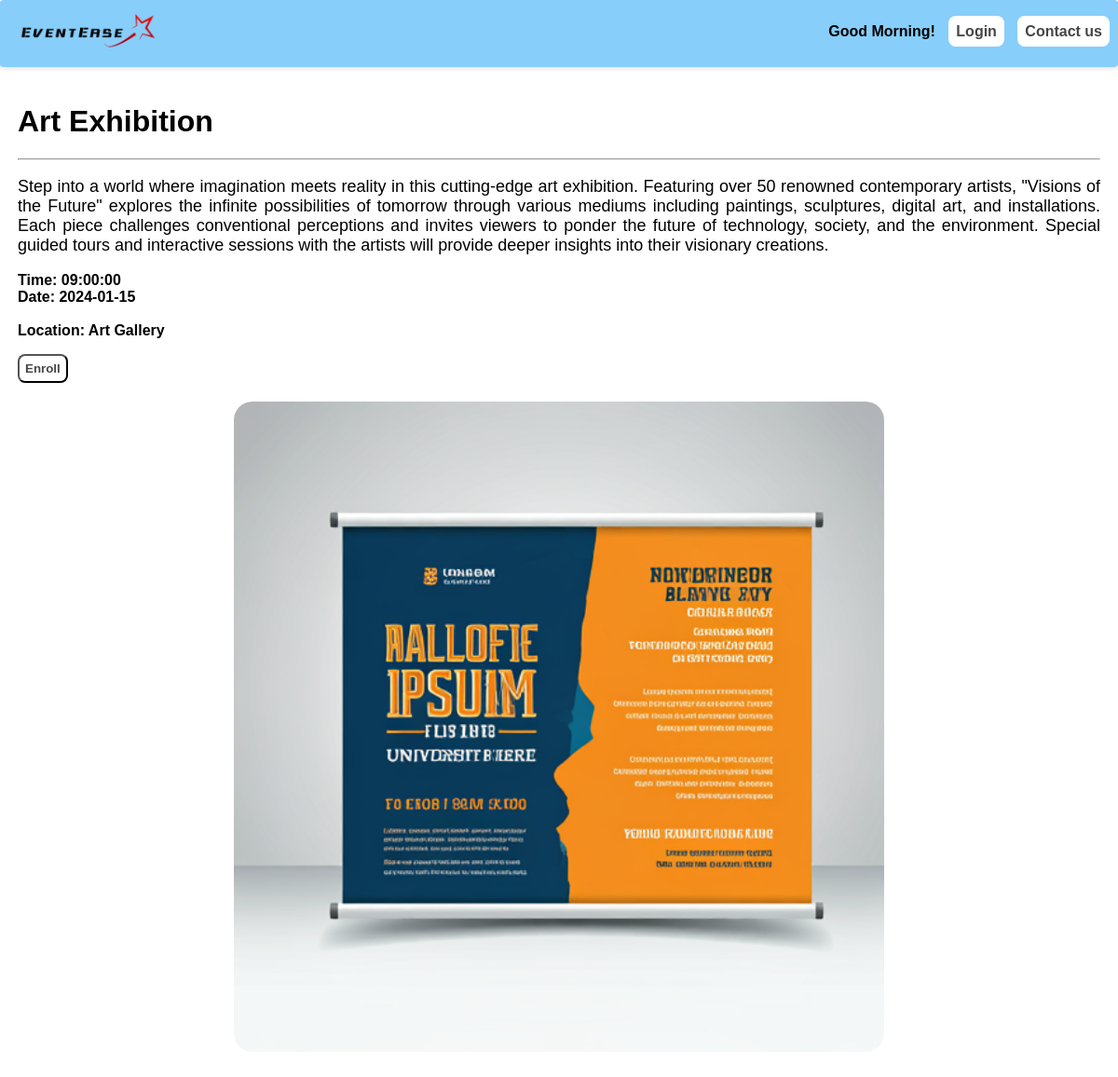
The app's page /event.php?no=1, older data.
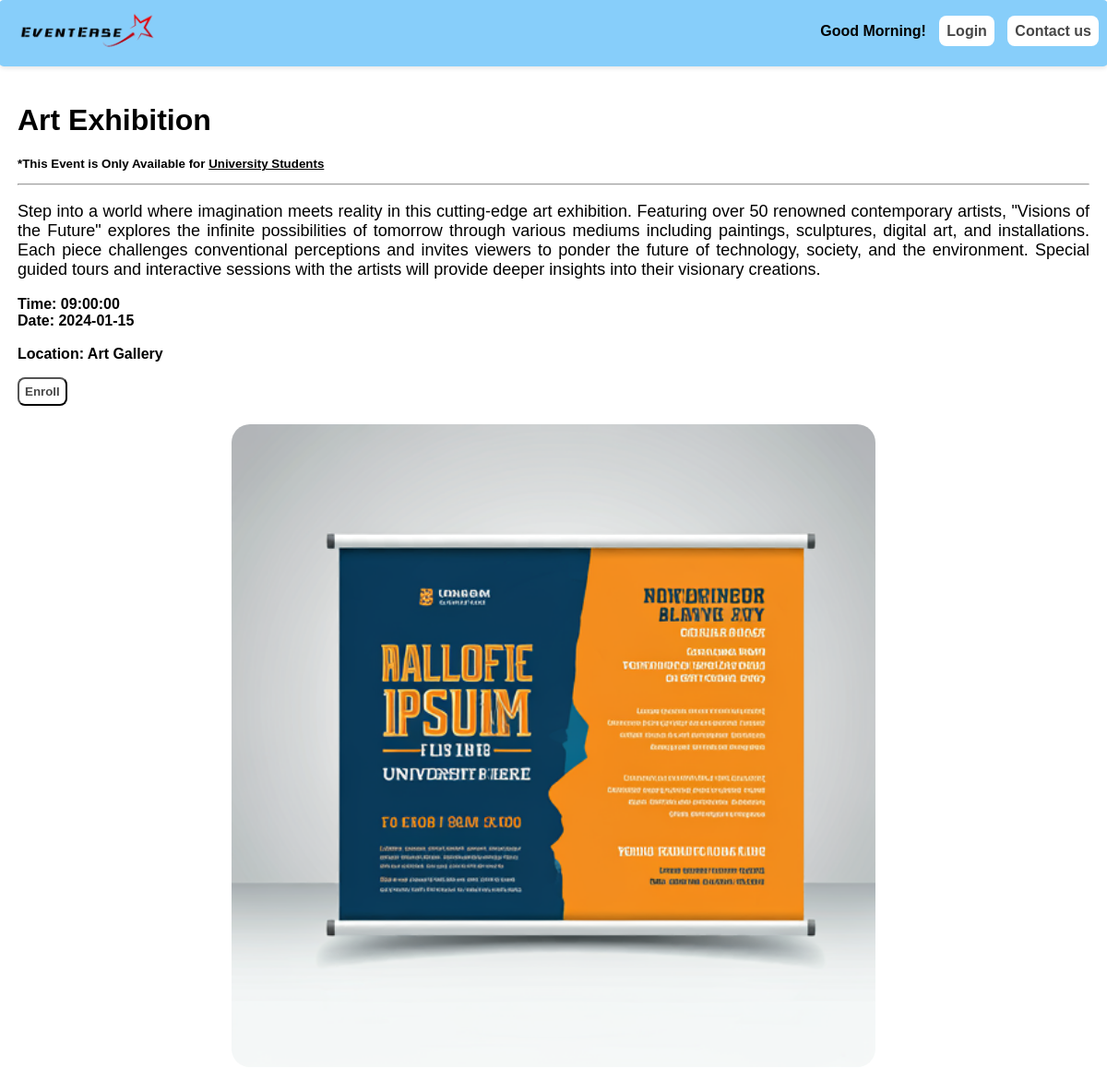
The same page, newer data.
### tables this page shows
CREATE TABLE `events` (
  `no` int(11) NOT NULL,
  `name` varchar(20) NOT NULL,
  `short_dis` varchar(200) NOT NULL,
  `long_dis` varchar(2000) NOT NULL,
  `flag` tinyint(1) NOT NULL,
  `time` time NOT NULL,
  `date` date NOT NULL,
  `location` varchar(20) NOT NULL,
  `people_limit` int(11) NOT NULL,
  `event_type` varchar(50) NOT NULL,
  `approvedstatus` int(11) NOT NULL,
  `supervisor` varchar(100) NOT NULL
);

### app/Controllers/HeaderController.php (called while the page is built, shortened)
<?php
class HeaderController {
    public function render() {
        $username = isset($_SESSION['username']) ? $_SESSION['username'] : 'Guest';
        require __DIR__ . '/../Views/events/header.php';
    }
}
?>

### app/Database.php (called while the page is built, shortened)
<?php
class Database
{
    private $host = 'localhost';
    private $user = 'root';
    private $password = '';
    private $db_name = 'eventease';
    public function getConnection()
    {
        $this->con = new mysqli($this->host, $this->user, $this->password, $this->db_name);
        return $this->con;
    }
}
?>

### app/Models/EventModel.php (called while the page is built, shortened)
<?php
class EventModel {
    private $conn;
    public function __construct(Database $database) {
        $this->conn = $database->getConnection();
    }
    public function isUserEnrolled($username, $eventno) {
        $query = "SELECT * FROM enroll WHERE username = ? AND eventno = ?";
        $stmt = $this->conn->prepare($query);
        $stmt->bind_param("si", $username, $eventno);
        $stmt->execute();
        $result = $stmt->get_result();
        return $result->num_rows > 0;
    }
    public function getEvent($no) {
        $query = "SELECT * FROM events WHERE no = ?";
        $stmt = $this->conn->prepare($query);
        $stmt->bind_param("i", $no);
        $stmt->execute();
        $result = $stmt->get_result();
        return $result->fetch_assoc();
    }
}
?>

### app/views/events/event.php (the view, shortened to what this page needs)
<!DOCTYPE html>
<html>
<head>
    <link rel="stylesheet" type="text/css" href="event.css">
</head>
<body>
    <main class="main">
        <div>
            <?php if ($event): ?>
                <div>
                    <h1><?php echo $event['name']; ?></h1>
                    <?php if($event['flag']==0){ ?>
                        <p style="font-weight: bold; font-size: smaller;">*This Event is Only Available for <u>University Students</u></p>
                    <?php } ?>
                    <hr>
                    <p class="details"><?php echo $event['long_dis']; ?></p>
                    <p><b>
                        Time: <?php echo $event['time']; ?>
                        <br>
                        Date: <?php echo $event['date']; ?>
                        <br>
                        <br>
                        Location: <?php echo $event['location']; ?>
                    </b></p>
                    <?php if (!$isEnrolled):?>
                    <form action="enroll.php" method="POST">
                        <button type="submit" id="enroll">Enroll</button>
                    </form>
                    <?php endif; ?>
                    <div class="cover">
                        <img src="images/events/event.png" alt="Event Cover" class="cover-img">
                    </div>
                </div>
            <?php endif; ?>
        </div>
    </main>
</body>
</html>

### public/index.php (shortened to what this page needs)
<?php
require __DIR__ . '/../app/Database.php';
require __DIR__ . '/../app/Models/UserModel.php';
require __DIR__ . '/../app/Models/EventModel.php';
require __DIR__ . '/../app/Controllers/EventController.php';
require __DIR__ . '/../app/Controllers/HeaderController.php';
require __DIR__ . '/../app/Models/Event.php';
$database = new Database();
$econtroller = new EventController($database);
$hcontroller = new HeaderController();
$url = isset($_GET['url']) ? $_GET['url'] : '';
switch ($url) {
    case 'event.php':
        $hcontroller->render();
        $econtroller->event();
        break;
}
?>

### app/views/events/header.php (shortened to what this page needs)
<!DOCTYPE html>
<html lang="en">
<head>
    <link rel="stylesheet" type="text/css" href="headerstyle.css">
</head>
<body>
    <div class="headerbody">
        <a style="margin-left:10px;" href="index.php" target="_parent"><img src="./images/logo.png" alt="logo" width="150px"></a>
        <div>
            <?php if ($username !== 'Guest') { ?>
                <ul class="nothingul">
                    <?php
                        date_default_timezone_set('Asia/Colombo');
                        $hour = date('H');
                        $greeting = ($hour < 12) ? 'Good Morning!' : (($hour < 18) ? 'Good Afternoon!' : 'Good Evening!');
                    ?>
                    <li><?php echo $greeting ." ". $fname; ?></li>
                    <li><a href="userprofile.php" target="_self" class="nothing"><img src="<?php echo $profilePicture; ?>" alt="Profile Picture" width="50px"></a></li>
                    <li><a href="logout.php" target="_self">Logout</a></li>
                    <li><a href="contactus.php" target="rside">Contact us</a></li>
                </ul>
            <?php } else { ?>
                <ul>
                    <?php
                        $hour = date('H');
                        $greeting = ($hour < 12) ? 'Good Morning!' : (($hour < 18) ? 'Good Afternoon!' : 'Good Evening!');
                    ?>
                    <li><?php echo $greeting; ?></li>
                    <li><a href="login.php" target="_self">Login</a></li>
                    <li><a href="contactus.php" target="rside">Contact us</a></li>
                </ul>
            <?php } ?>
        </div>
    </div>
</body>
</html>

### app/Controllers/EventController.php (shortened to what this page needs)
<?php
class EventController
{
    private $eventModel;
    public function __construct(Database $database)
    {
        $this->eventModel = new EventModel($database);
    }
    public function event()
    {
        $no = isset($_GET['no']) ? $_GET['no'] : null;
        $username = isset($_SESSION['username']) ? $_SESSION['username'] : null;
        $isEnrolled = $this->eventModel->isUserEnrolled($username, $no);
        if ($event = $this->eventModel->getEvent($no)) {
            include __DIR__ . '/../Views/events/event.php';
        } else {
            echo "Event not found.";
        }
    }
}
?>

### public/headerstyle.css (style rules this page uses)
body { margin: -1px; padding: -1px; font-family: Arial, Helvetica, sans-serif; }
.headerbody { background-color: lightskyblue; border-radius: 5px; margin: 0px; padding-top: 2px; padding: 10 0 10 0px; }
div img { margin:10px; }
.headerbody > div { float: right; font-family: Arial, Helvetica, sans-serif; font-weight: bold; }
div ul:not(.nothingul) { display: inline-block; margin-top: 23px; margin-right: 5px; }
div ul li { display: inline; margin: 5px; }
a { text-decoration: none; font-family: sans-serif; font-weight: bold; }
li a:not(.nothing) { padding: 8px; color: rgba(0, 0, 0, 0.726); background-color: white; border-radius: 8px; }

### public/event.css (style rules this page uses)
.main { padding: 20px; margin: 0 20 20 20px; }
.cover { width: 100%; justify-items: center; }
.cover-img { width: 60%; border-radius: 20px; height: auto; display: block; margin: 20px 0; }
.details { text-align: justify; font-size: large; }
button { padding: 6px; color: rgba(0, 0, 0, 0.726); background-color: white; border-radius: 8px; font-weight: bold; }

### app/views/events/header.php (style rules this page uses)
.headerbody { position: sticky; top: 0; width: 100%; z-index: 1; box-shadow: 0 2px 5px rgba(0,0,0,0.1); }

Row changes from the older to the newer data that the page shows:
changed events "Art Exhibition": flag 1 → 0 (drawn)
Text that changed along with them:
text now shown: "*This Event is Only Available for University Students"
